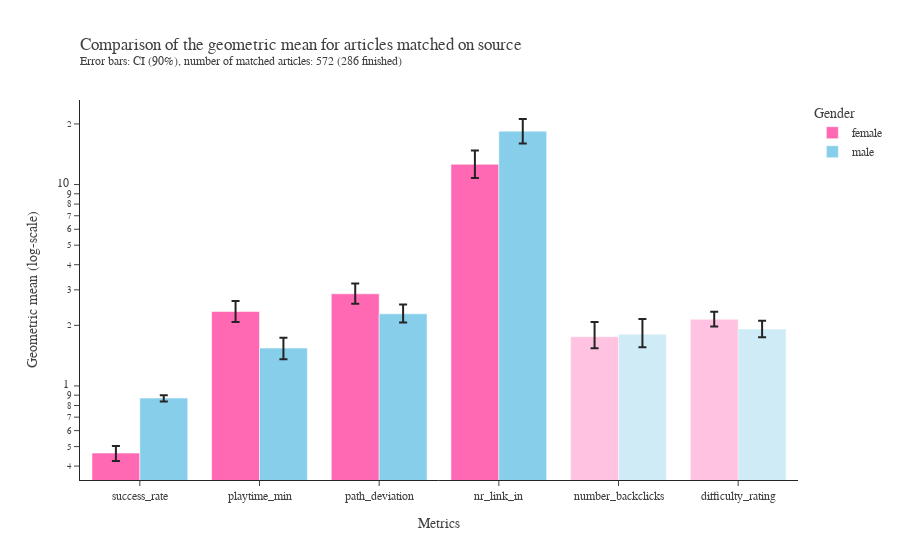

Write notebook code for a chart like this one.
### Markdown cell above
In summary we can see that as soon as we control on the source, which was our minimum requirement we do not see a significant difference in number of backclicks and the difficuly rating anymore. The other metrics, while having a decreased distance in mean can still be considered significant at a 90 % Confidence Interval.

### Code cell
summary_figure(src_match_summary, f"{len(src_match)} ({len(fin_src_match)} finished)", "source", "src_match", opacity = [1,1,1,1,0.4, 0.4])

### Figure 1 — Plotly figure (JSON) as saved in the notebook; plotly's stock layout.template omitted (floating-point values rounded to 4 significant figures)
{"data": [{"error_y": {"array": [0.04, 0.296, 0.361, 2.18, 0.322, 0.187], "arrayminus": [0.04, 0.264, 0.311, 1.82, 0.22, 0.174], "type": "data"}, "hovertemplate": "Geometric mean: %{y}", "marker": {"color": ["hotpink", "hotpink", "hotpink", "hotpink", "hotpink", "hotpink"], "opacity": [1, 1, 1, 1, 0.4, 0.4]}, "name": "female", "type": "bar", "x": ["success_rate", "playtime_min", "path_deviation", "nr_link_in", "number_backclicks", "difficulty_rating"], "y": [0.464, 2.342, 2.868, 12.6, 1.757, 2.146]}, {"error_y": {"array": [0.029, 0.194, 0.256, 2.741, 0.34, 0.194], "arrayminus": [0.033, 0.183, 0.218, 2.437, 0.252, 0.169], "type": "data"}, "hovertemplate": "Geometric mean: %{y}", "marker": {"color": ["skyblue", "skyblue", "skyblue", "skyblue", "skyblue", "skyblue"], "opacity": [1, 1, 1, 1, 0.4, 0.4]}, "name": "male", "type": "bar", "x": ["success_rate", "playtime_min", "path_deviation", "nr_link_in", "number_backclicks", "difficulty_rating"], "y": [0.871, 1.542, 2.281, 18.42, 1.808, 1.916]}], "layout": {"barmode": "group", "font": {"color": "#404040", "family": "Times New Roman, serif"}, "legend": {"title": {"text": "Gender"}}, "title": {"text": "Comparison of the geometric mean for articles matched on source<br><sup>Error bars: CI (90%), number of matched articles: 572 (286 finished)</sup>", "x": 0, "xref": "paper"}, "xaxis": {"title": {"text": "Metrics"}}, "yaxis": {"title": {"text": "Geometric mean (log-scale)"}, "type": "log"}}}
